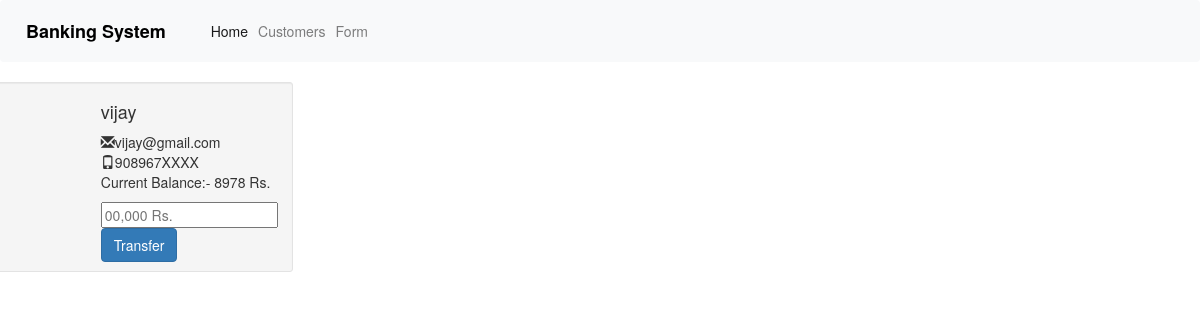
/transfer.php?id=3, run on the app's committed database.
### tables this page shows
CREATE TABLE `users` (
  `id` int(11) NOT NULL,
  `name` varchar(200) NOT NULL,
  `email` varchar(200) NOT NULL,
  `mobile` text NOT NULL,
  `current_balance` text NOT NULL
);

### transfer.php (the view, shortened to what this page needs)
<?php include('include/header.php'); ?>
<?php include('include/db.php'); ?>
<link href="//netdna.bootstrapcdn.com/bootstrap/3.0.0/css/bootstrap.min.css" rel="stylesheet" id="bootstrap-css">
<?php
$fetch = mysqli_query($con,"select * from users where id = '$_GET[id]' ");
$row = mysqli_fetch_array($fetch);
?>
    <div class="row">
            <div class="well well-sm">
                <div class="row">
                    <div class="col-sm-6 col-md-4">
                    </div>
                    <div class="col-sm-6 col-md-8">
                        <h4>
                            <?php echo $row['name']; ?></h4>
                        <p>
                            <i class="glyphicon glyphicon-envelope"></i><?php echo $row['email']; ?>
                            <br />
                            <i class="glyphicon glyphicon-phone"></i><?php echo $row['mobile']; ?>
                            <br/>
                            Current Balance:- <?php echo $row['current_balance']; ?> Rs.
                        <div class="btn-group">
                            <form method="post">
                            <input type="tel" name="balance" placeholder="00,000 Rs.">
                            <button type="submit" name="transfer" class="btn btn-primary">Transfer</button></form>
                        </div>
                    </div>
                </div>
            </div>
        </div>

### data on the page
users: name "vijay", email "vijay@gmail.com", mobile "908967XXXX", current_balance "8978"
